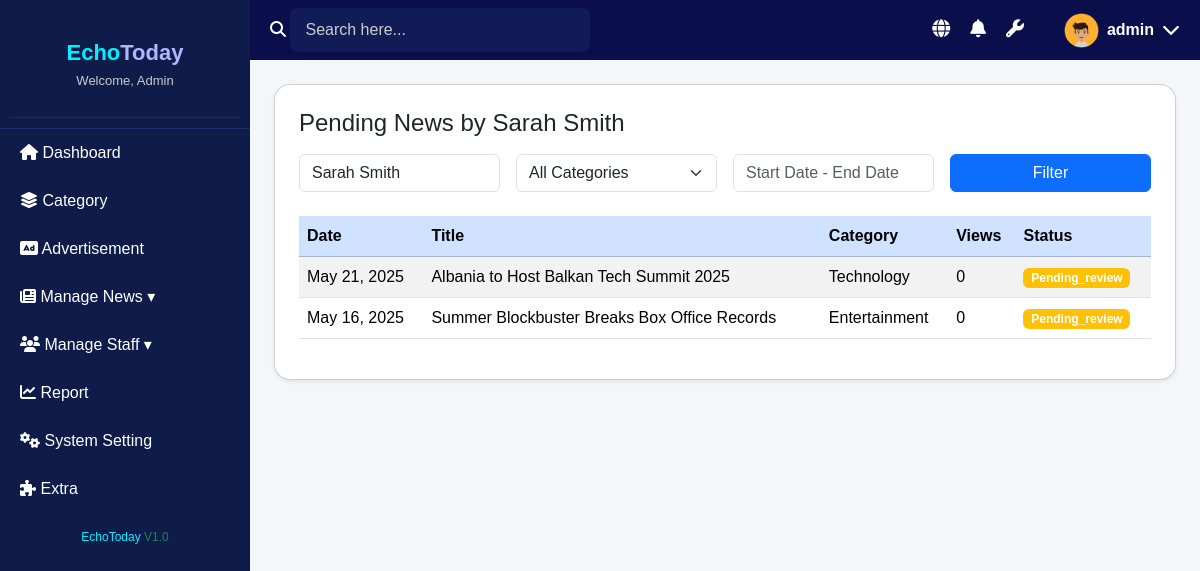
The app's page /admin/manage_staff.php?id=2&status=pending_review, older data.
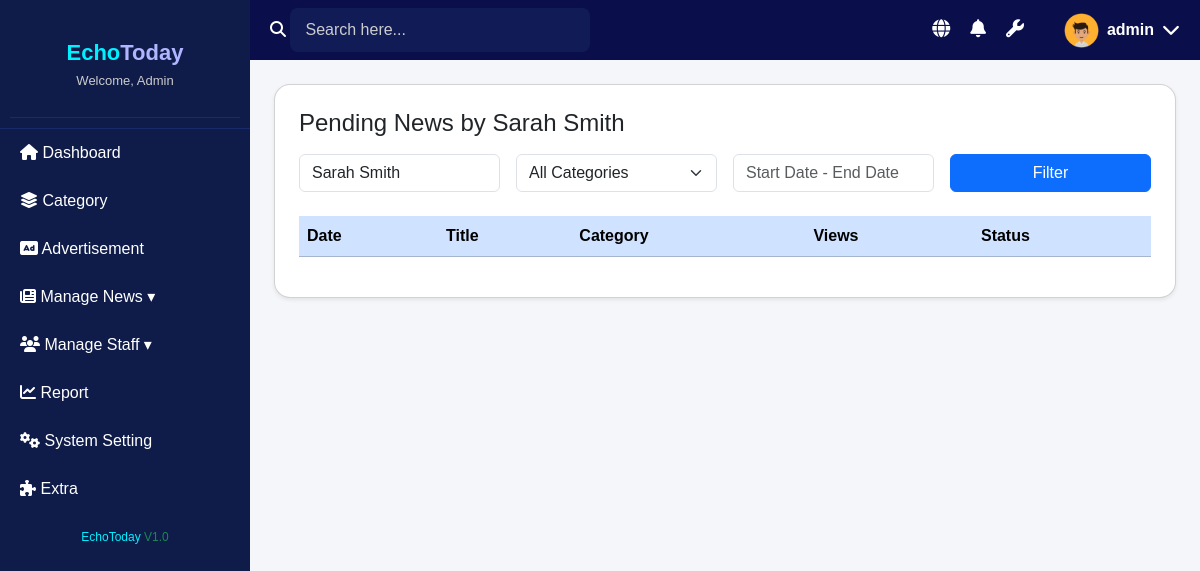
The same page, newer data.
### tables this page shows
CREATE TABLE `articles` (
  `id` int(11) NOT NULL,
  `title` varchar(255) NOT NULL,
  `slug` varchar(255) NOT NULL,
  `content` longtext NOT NULL,
  `excerpt` text DEFAULT NULL,
  `featured_image` varchar(255) DEFAULT NULL,
  `author_id` int(11) NOT NULL,
  `category_id` int(11) NOT NULL,
  `status` enum('draft','pending_review','published','rejected') DEFAULT 'draft',
  `is_featured` tinyint(1) DEFAULT 0,
  `trending` tinyint(1) DEFAULT 0,
  `youtube_link` varchar(255) DEFAULT NULL,
  `has_video` tinyint(1) DEFAULT 0,
  `view_count` int(11) DEFAULT 0,
  `published_at` timestamp NULL DEFAULT NULL,
  `created_at` timestamp NOT NULL DEFAULT current_timestamp(),
  `updated_at` timestamp NOT NULL DEFAULT current_timestamp() ON UPDATE current_timestamp(),
  `tags` varchar(255) DEFAULT NULL
);

CREATE TABLE `categories` (
  `id` int(11) NOT NULL,
  `name` varchar(50) NOT NULL,
  `slug` varchar(50) NOT NULL,
  `description` text DEFAULT NULL,
  `is_active` tinyint(1) DEFAULT 1,
  `display_order` int(11) DEFAULT 0,
  `created_at` timestamp NOT NULL DEFAULT current_timestamp(),
  `updated_at` timestamp NOT NULL DEFAULT current_timestamp() ON UPDATE current_timestamp()
);

### admin/manage_staff.php (the view, shortened to what this page needs)
<?php
include('../includes/db_connection.php');
$staff_id = isset($_GET['id']) && is_numeric($_GET['id']) ? intval($_GET['id']) : null;
$user = null;
if ($staff_id) {
    $userQuery = "SELECT * FROM users WHERE id = $staff_id";
    $userResult = mysqli_query($conn, $userQuery);
    $user = mysqli_fetch_assoc($userResult);
}
$status = $_GET['status'] ?? 'all';
$search = $_GET['search'] ?? '';
$date = $_GET['date'] ?? '';
$pageTitles = [
    'all' => 'All News',
    'published' => 'Approved News',
    'pending_review' => 'Pending News',
    'rejected' => 'Rejected News'
];
?>
<!DOCTYPE html>
<html lang="en">
<head>
  <link rel="stylesheet" href="https://cdn.jsdelivr.net/npm/bootstrap@5.3.2/dist/css/bootstrap.min.css">
  <link rel="stylesheet" href="css/admin_style.css">
  <link rel="stylesheet" href="https://cdnjs.cloudflare.com/ajax/libs/font-awesome/6.0.0-beta3/css/all.min.css">
</head>
<body>
<?php include('admin_header.php'); ?>
<?php include('admin_sidebar.php'); ?>
<div class="main-content px-4 pt-4">
  <div class="card p-4 shadow-sm bg-white rounded-4">
<?php if ($staff_id): ?>
  <?php
    $query = "
      SELECT a.*, u.first_name, u.last_name, c.name AS category_name
      FROM articles a
      LEFT JOIN users u ON a.author_id = u.id
      LEFT JOIN categories c ON a.category_id = c.id
      WHERE a.author_id = $staff_id
    ";
    if ($status !== 'all') {
        $safeStatus = mysqli_real_escape_string($conn, $status);
        $query .= " AND a.status = '$safeStatus'";
    }
    $query .= " ORDER BY a.created_at DESC";
    $result = mysqli_query($conn, $query);
    $staffName = $user ? $user['first_name'] . ' ' . $user['last_name'] : 'Staff';
  ?>
  <h4 class="mb-3"><?= $pageTitles[$status] ?? 'News' ?> by <?= htmlspecialchars($staffName) ?></h4>
  <form method="GET" class="row g-3 align-items-end mb-4">
    <div class="col-md-3">
      <input type="text" name="search" class="form-control" placeholder="Search..."
        value="<?= htmlspecialchars($search ?: $staffName) ?>">
    </div>
    <div class="col-md-3">
      <select name="category" class="form-select">
        <option value="">All Categories</option>
      </select>
    </div>
    <div class="col-md-3">
      <input type="text" name="date" class="form-control" placeholder="Start Date - End Date" value="<?= htmlspecialchars($date) ?>">
    </div>
    <div class="col-md-3">
      <button type="submit" class="btn btn-primary w-100">Filter</button>
    </div>
  </form>
  <table class="table table-striped">
    <thead class="table-primary">
      <tr>
        <th>Date</th>
        <th>Title</th>
        <th>Category</th>
        <th>Views</th>
        <th>Status</th>
      </tr>
    </thead>
    <tbody>
      <?php while ($row = mysqli_fetch_assoc($result)) : ?>
        <tr>
          <td><?= date("M d, Y", strtotime($row['created_at'])) ?></td>
          <td><?= htmlspecialchars($row['title']) ?></td>
          <td><?= htmlspecialchars($row['category_name']) ?></td>
          <td><?= $row['view_count'] ?></td>
          <td><span class="badge bg-<?= $row['status'] === 'published' ? 'success' : ($row['status'] === 'rejected' ? 'danger' : 'warning') ?>">
            <?= ucfirst($row['status']) ?></span></td>
        </tr>
      <?php endwhile; ?>
    </tbody>
  </table>
<?php endif; ?>
  </div>
</div>
</body>
</html>

Row changes from the older to the newer data that the page shows:
removed articles: created_at "May 21, 2025", title "Albania to Host Balkan Tech Summit 2025", category.name "Technology", view_count "0", status "Pending_review"
no longer on this page (row edited): articles: created_at "May 16, 2025", title "Summer Blockbuster Breaks Box Office Records", category.name "Entertainment", view_count "0", status "Pending_review"
